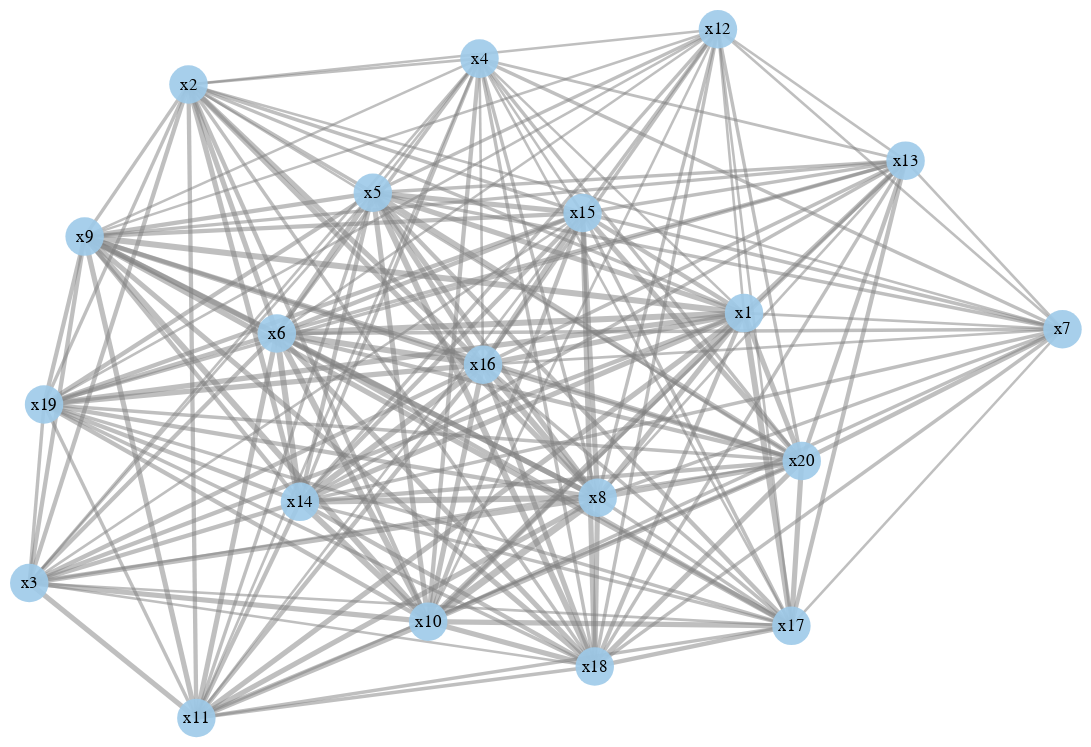

Notebook code cell kept with this figure:
### Code cell
VegaGraphs.graphplot(df,tooltip=true)

### Figure 1 — Vega-Lite specification as saved in the notebook (floating-point values rounded to 4 significant figures; data arrays with more than 128 entries replaced by an {"elided": "..."} marker saying what was removed)
{"layer": [{"data": {"values": {"elided": "356 records"}}, "encoding": {"detail": {"field": "pairs", "type": "ordinal"}, "size": {"field": "ew", "legend": null, "type": "quantitative"}, "x": {"axis": null, "field": "edges_x", "type": "quantitative"}, "y": {"axis": null, "field": "edges_y", "type": "quantitative"}}, "height": 400, "mark": {"clip": false, "color": "gray", "opacity": 0.5, "size": 0.8, "type": "line"}, "width": 600}, {"data": {"values": [{"keywords": "x1", "node_x": 0.3835, "node_y": 0.1759}, {"keywords": "x2", "node_x": -0.6918, "node_y": 0.8397}, {"keywords": "x3", "node_x": -1, "node_y": -0.608}, {"keywords": "x4", "node_x": -0.1285, "node_y": 0.9148}, {"keywords": "x5", "node_x": -0.3349, "node_y": 0.5251}, {"keywords": "x6", "node_x": -0.5208, "node_y": 0.1167}, {"keywords": "x7", "node_x": 1, "node_y": 0.129}, {"keywords": "x8", "node_x": 0.1002, "node_y": -0.36}, {"keywords": "x9", "node_x": -0.8928, "node_y": 0.398}, {"keywords": "x10", "node_x": -0.2278, "node_y": -0.72}, {"keywords": "x11", "node_x": -0.6765, "node_y": -1}, {"keywords": "x12", "node_x": 0.3331, "node_y": 1}, {"keywords": "x13", "node_x": 0.6963, "node_y": 0.6186}, {"keywords": "x14", "node_x": -0.476, "node_y": -0.3722}, {"keywords": "x15", "node_x": 0.071, "node_y": 0.4665}, {"keywords": "x16", "node_x": -0.1216, "node_y": 0.02622}, {"keywords": "x17", "node_x": 0.4753, "node_y": -0.7323}, {"keywords": "x18", "node_x": 0.0946, "node_y": -0.8505}, {"keywords": "x19", "node_x": -0.9714, "node_y": -0.08925}, {"keywords": "x20", "node_x": 0.4952, "node_y": -0.2534}]}, "layer": [{"encoding": {"x": {"axis": null, "field": "node_x", "type": "quantitative"}, "y": {"axis": null, "field": "node_y", "type": "quantitative"}}, "height": 400, "mark": {"clip": false, "color": "#9ecae9", "opacity": 0.9, "size": 500, "type": "circle"}, "selection": {"grid": {"bind": "scales", "type": "interval"}}, "width": 600}, {"encoding": {"text": {"field": "keywords", "type": "nominal"}, "x": {"axis": null, "field": "node_x", "type": "quantitative"}, "y": {"axis": null, "field": "node_y", "type": "quantitative"}}, "mark": {"clip": false, "opacity": 1, "size": 10, "type": "text"}}]}], "view": {"stroke": null}}
